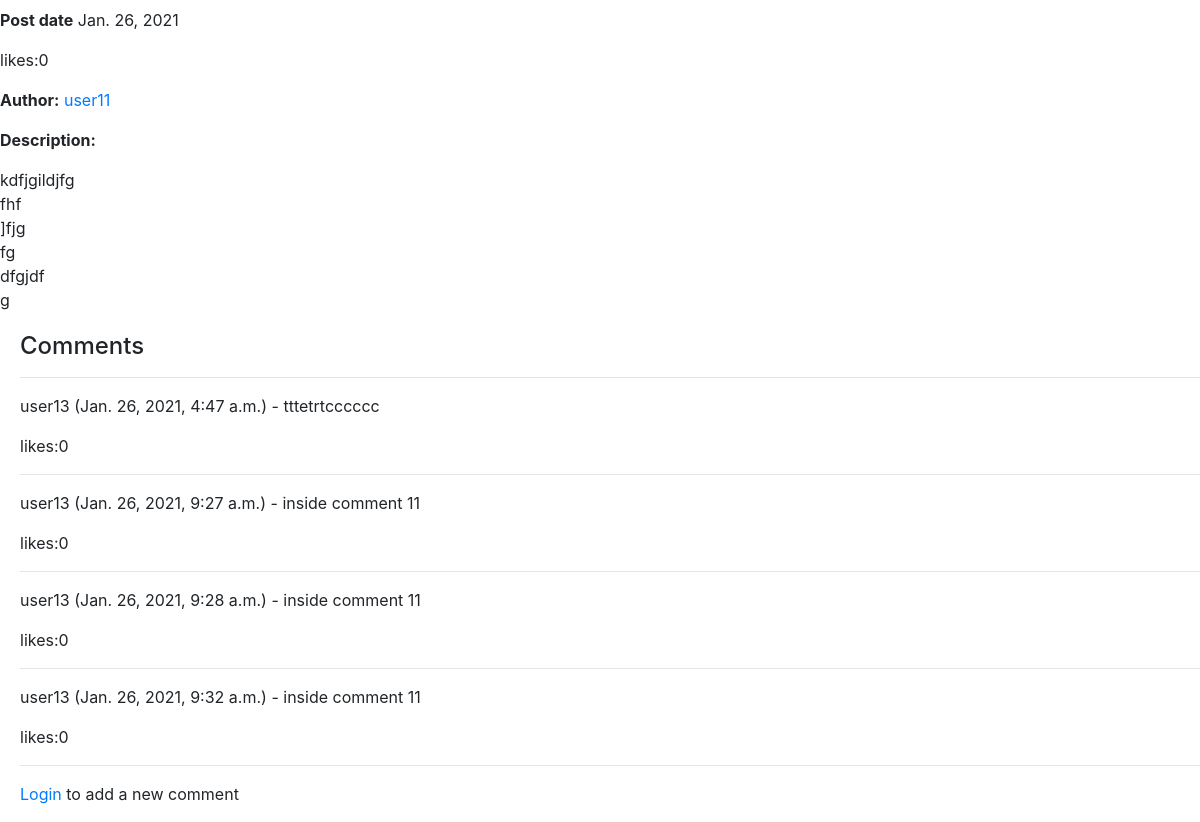
Screenshot of /post/2 with the database file from the repository.
### blog/models.py (models this page shows, shortened)
class Post(models.Model):
    author=models.ForeignKey(User,on_delete=models.CASCADE)
    title=models.CharField(max_length=500)
    content=models.TextField()
    likes=models.IntegerField(default=0)
    created_on=models.DateField(default=date.today)

class Comment(models.Model):
    post=models.ForeignKey(Post,on_delete=models.CASCADE)
    c_author=models.ForeignKey(User,on_delete=models.CASCADE)
    content=models.TextField()
    parent=models.ForeignKey('Comment',null=True,blank=True,on_delete=models.CASCADE)
    likes=models.IntegerField(default=0)
    created_on=models.DateTimeField(auto_now_add=True)

### blog/views.py (the view)
# urls.py: path('post/<int:pk>',views.PostDetail.as_view(), name='postdetail'),
class PostDetail(DetailView):
    model=Post
    template_name='postpage.html'

### blog/templates/postpage.html (shortened to what this page needs)
{% extends "base.html" %}
{% block content %}
<p><strong>Post date</strong> {{ post.created_on }}</p>
<p>likes:{{post.likes}}</p>
<p><strong>Author:</strong> <a href="{% url 'postsbyauthor' post.author.pk %}">{{ post.author }}</a></p>
<p><strong>Description:</strong></p>
<p style="white-space:pre-wrap;">{{ post.content }}</p>
<div style="margin-left:20px;margin-top:20px">
<h4>Comments</h4>
{% for comment in post.comment_set.all %}
<hr>
<p>{{comment.c_author}} ({{comment.created_on}}) - {{comment.content}}</p>
<p>likes:{{comment.likes}}</p>
{% endfor %}
<hr>
{% if user.is_authenticated %}
  <a href="{% url 'newcomment' post.id %}">Add a new comment</a></p>
{% else %}
  <p><a href="{% url 'login'%}?next={{request.path}}">Login</a> to add a new comment</p>
{% endif %}
</div>
{% endblock %}

### rows the page displays
Post: created_on "Jan. 26, 2021", likes "0", author "user11", content "kdfjgildjfg fhf ]fjg fg dfgjdf g"
Comment: c_author "user13", created_on "Jan. 26, 2021, 4:47 a.m.", content "tttetrtcccccc", likes "0"
Comment: c_author "user13", created_on "Jan. 26, 2021, 9:27 a.m.", content "inside comment 11", likes "0"
Comment: c_author "user13", created_on "Jan. 26, 2021, 9:28 a.m.", content "inside comment 11", likes "0"
Comment: c_author "user13", created_on "Jan. 26, 2021, 9:32 a.m.", content "inside comment 11", likes "0"
